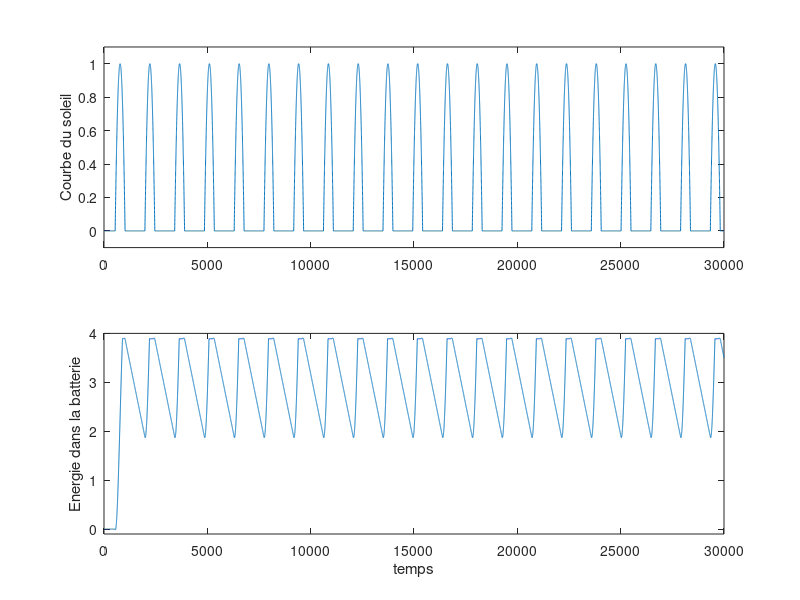

Source code (MATLAB):
clc
clear all
close all

t_max = 500; % temps max
t = 0:1:60*t_max; % echelle de temps en heures
E_batt_t = zeros(length(t),1);
ensol = zeros(length(t),1);

T_park_car = 5 * 60; %secondes

Sunrise = 9;
Sunset = 17;
T_soleil = Sunset - Sunrise; %heures par jour
Midday = (Sunrise+(Sunset-Sunrise)/2);

T_HCSR04_on = 238e-3; %secondes
DeepSleep = 1; %secondes
Time_on = 350e-3; %sec
Cycle_complet = DeepSleep + Time_on;

Rapport_on = Time_on / Cycle_complet;
Rapport_off = DeepSleep / Cycle_complet;
%% BMP180

I_BMP_on = 5e-6; % Amperes
I_BMP_off = 3e-6; % Amperes
U_BMP = 3; %Volt

P_BMP_on = U_BMP * I_BMP_on; % Puissance en Watt
P_BMP_off = U_BMP * I_BMP_off; % Puissance en Watt

P_BMP_moy = P_BMP_on * Rapport_on + P_BMP_off * Rapport_off;

%% HCSR04

I_HCSR04_on = 15e-3;
I_HCSR04_off = 2e-3;
U_HCSR04 = 5;

P_HCSR04_on = U_HCSR04 * I_HCSR04_on;
P_HCSR04_off = U_HCSR04 * I_HCSR04_off;

P_HCSR04_moy = P_HCSR04_on * Rapport_on + P_HCSR04_off * Rapport_off;

%% TD1208R

I_TD1208R_on = 32e-3;
I_TD1208R_off = 1.8e-6;
U_TD1208R = 3;

P_TD1208R_on = U_TD1208R * I_TD1208R_on;
P_TD1208R_off = U_TD1208R * I_TD1208R_off;

P_TD1208R_moy = P_TD1208R_on * Rapport_on + P_TD1208R_off * Rapport_off;

%% STM32

U_STM32 = 3.6;
I_STM32_on = 105e-3;
I_STM32_off = 0.8e-6;

P_STM32_on = U_STM32 * I_STM32_on;
P_STM32_off = U_STM32 * I_STM32_off;

P_STM32_moy = P_STM32_on * Rapport_on + P_STM32_off * Rapport_off;

%% Batterie

Q_batt = 1050e-3; %A.h
U_batt = 3.7; %V
E_batt = 3.9; % Watt-heure

%% Chargeur

U_chargeur = 5;
I_charge = 500e-3;
I_decharge = 1;
P_charge = U_chargeur * I_charge;
P_decharge = U_chargeur * I_decharge;

%% Cellule solaire

U_sol = 5.5;
I_sol = 540e-3;
P_sol_max = U_sol * I_sol; %puissance dans les conditions 

Irradiance_max = 1000; %W/m^2
Irradiance_h = 350; %W/m^2

P_sol_max_h = P_sol_max * Irradiance_h / Irradiance_max; % en hiver

%% Courbe solaire

x = [Sunrise*60 Midday*60 Sunset*60];
y = [0 1 0];
p = polyfit(x,y,2);
a = p(1);
b = p(2);
c = p(3);

%% Duree sur batt

P_tot_decharge = P_STM32_moy + P_HCSR04_moy;
P_tot_charge = P_sol_max_h;

duree_decharge = E_batt / P_tot_decharge;
duree_charge = E_batt / P_tot_charge;
courbe_sol(t_max*60+1) = 0;
for cpt = t
    if cpt ~= 0 
        if mod(cpt,24*60) > Sunrise*60 % apres 9h
            if mod(cpt,24*60) < Sunset*60 % avant 17h
                ensol(cpt+1) = 1;
                courbe_sol(cpt+1) = (a * mod((cpt+1),1440).^2 + b * mod((cpt+1),1440) + c) * ensol(cpt+1);
            else
                courbe_sol(cpt+1) = 0;
            end
        end
        if ensol(cpt) == 1 % si il y a du soleil
            E_batt_t(cpt+1) = E_batt_t(cpt) + P_tot_charge*courbe_sol(cpt+1)/60 - P_tot_decharge/60;
            if E_batt_t(cpt+1) > E_batt
                E_batt_t(cpt+1) = E_batt_t(cpt);
            end
        end
        if ensol(cpt) == 0 % si il n'y a pas du soleil
            E_batt_t(cpt+1) = E_batt_t(cpt) - P_tot_decharge/60;
            if E_batt_t(cpt+1) < 0
                E_batt_t(cpt+1) = 0;
            end
        end
    end
end

figure
XMIN = 0;
XMAX = 60*t_max;
YMIN = 0;
YMAX = 4;
subplot(2,1,1)
plot(t,courbe_sol)
ylabel('Courbe du soleil')
axis([XMIN XMAX YMIN-0.1 1.1])
subplot(2,1,2)
plot(t,E_batt_t)
ylabel('Energie dans la batterie')
xlabel('temps')
axis([XMIN XMAX YMIN-0.1 YMAX])
